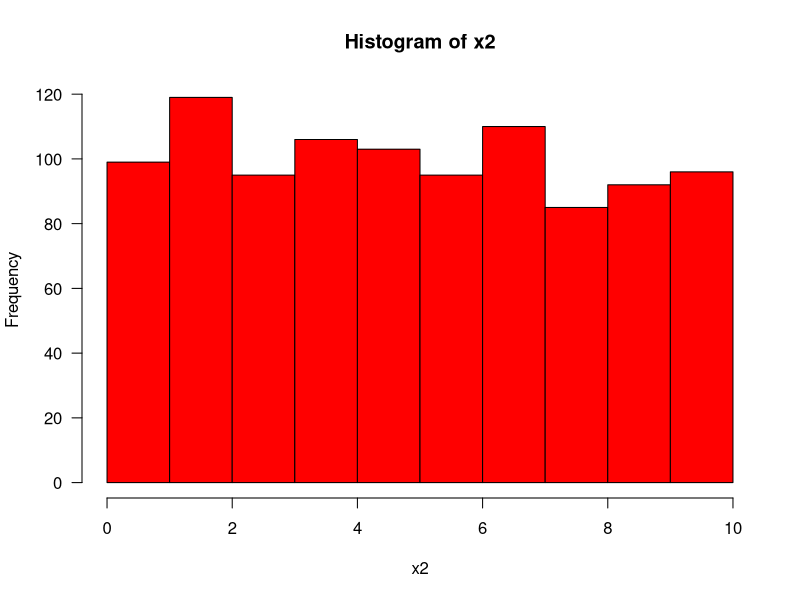
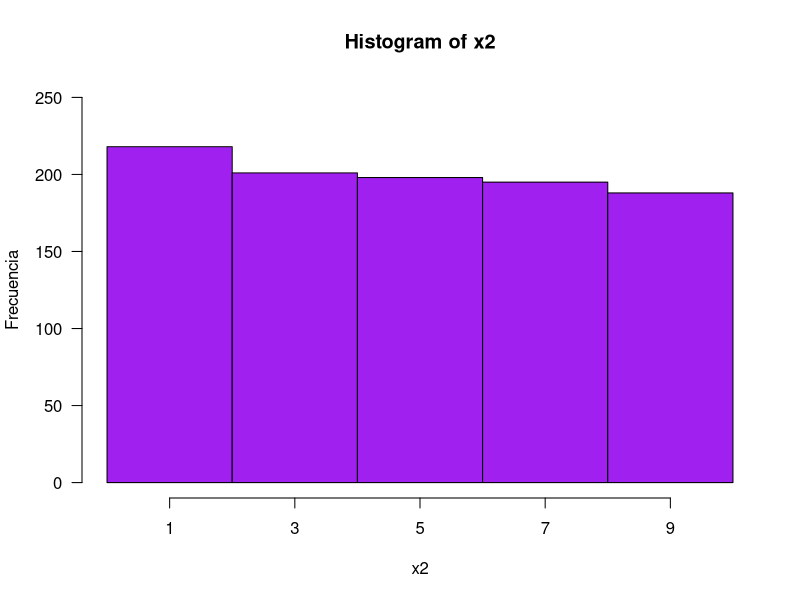
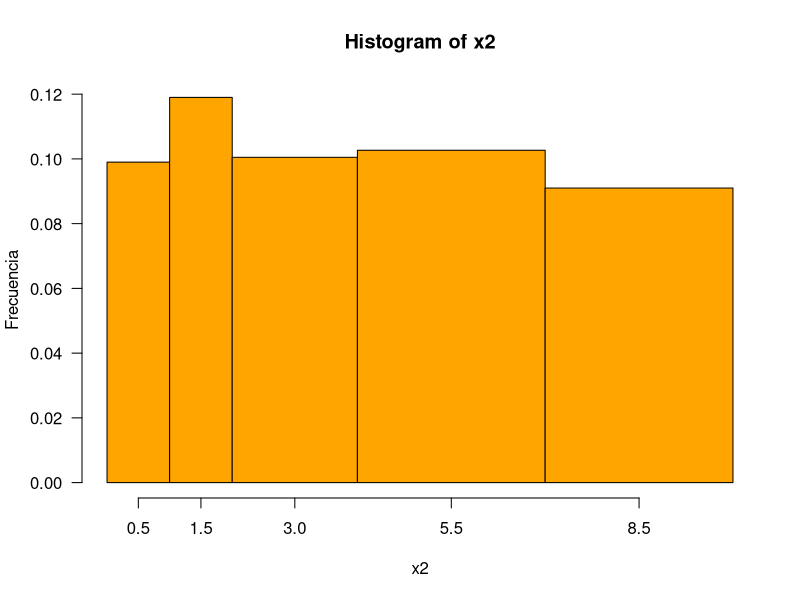
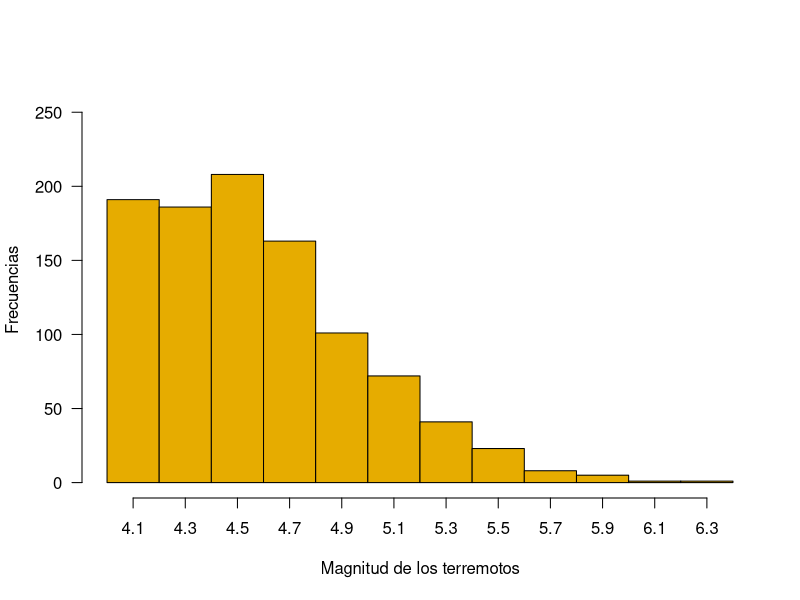
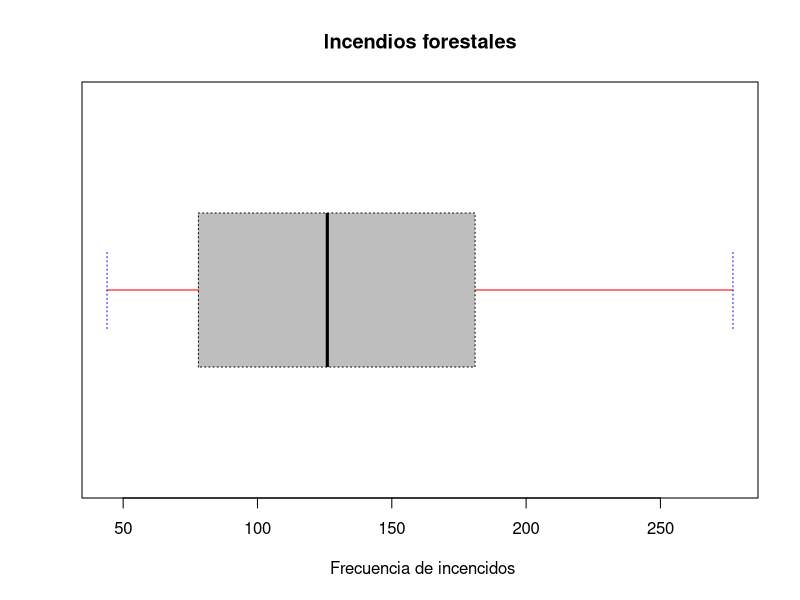

R code for these plots, in order:

# Problema 1 --------------------------------------------------------------

set.seed (9875) 
size <- 1000
x2 <- round (runif (n = size, min = 0, max = 10), 2)

size_m <- hist (x2, las= 1, col= "red") 
size_m

size_m$breaks 

size_m1 <- hist(x2, xaxt = "n", breaks = c(0, 2, 4, 6, 8, 10), col = "purple",
                   ylab = "Frecuencia", las = 1, ylim = c(0, 250)) 

axis(1,size_m1$mids) 

size_m2 <- hist(x2, xaxt = "n", breaks = c(0, 1, 2, 4, 7, 10), col = "orange",
                ylab = "Frecuencia", las = 1) 
axis(1, size_m2$mids)


# Problema 2 --------------------------------------------------------------

#a. ¿Cuál distribución parece estar sesgada a la derecha? R= A

#b. ¿Cuál distribución parece estar sesgada a la izquierda? R= D

#c. ¿Cuál distribución parece ser simétrica o en forma de “campana”? R= C

#d. ¿Cuál distribución parece ser bimodal? R= B

#e. ¿Cuál distribución parece mostrar una falta de intervalos? R= C


# Problema 3 --------------------------------------------------------------

data(quakes) 

mags <- hist(quakes$mag, xaxt = "n",
             col = "#e6ac00", xlab="Magnitud de los terremotos",
             ylab= "Frecuencias",
             main = "",
             las = 1,
             ylim = c(0,260))
axis(1, mags$mids)


#a. ¿Cómo describiría la forma de esta distribución de las magnitudes de los terremotos?
#R= Se encuentra Sesgada a la derecha

#b. Mencione un intervalo donde ocurren tipicamente las magnitudes.
#R= el intervalo de 4.5

#c. Determine el rango de las magnitudes (Range = Max - Min).
#R= 2.4  (siendo de 4 - 6.4)

max(quakes$mag)
min(quakes$mag)

range = (max(quakes$mag) - min(quakes$mag)) 
range
#d. ¿Qué porcentaje de los terremotos ocurren con magnitud en la clase 5.3 (5.1 : 5.4)?
#R= 2.1%

library(dplyr)
magnitud <- quakes%>% filter(mag =="5.3")
porc_5.3 <- (length(magnitud$mag)/length(quakes$mag))*100
porc_5.3

#e. ¿Qué porcentaje de los terremotos tiene una magnitud igual o mayor a 5.0?
#R= 19.8%

magnitud <- quakes%>% filter(mag >="5")
porc_5 <- (length(magnitud$mag)/length(quakes$mag))*100
porc_5

#f. ¿Qué porcentaje de los terremotos tienen una magnitud menor o igual a 4.6?#
#R= 58.5%

magnitud <- quakes%>% filter(mag <="4.6")
porc_4.6 <- (length(magnitud$mag)/length(quakes$mag))*100
porc_4.6


# Problema 4 --------------------------------------------------------------

# ¿Qué porcentaje de las observaciones en una distribución se encuentran entre el primer y el tercer cuartil?

#R= b) 50 % 

# Problema 5 --------------------------------------------------------------


#a. ¿Cuál especie tiene el diámetro más pequeño? R= La especie C


#b. ¿Cuál especie tiene el diámetro más grande? R= La especie F


#c. ¿Cuál especie tiene el diámetro mínimo más alto? R= La especie F


#d. ¿Cuál especie tiene la mediana de diámetro más pequeña? R= La especie C


#e. ¿Cuál especie tiene la mediana de diámetro mas grande? R= La especie H


#f. ¿Cuál especie tiene el menor rango de diámetro? R= La especie F


#g. ¿Cuál especie tiene el rango intercuantil (Q3-Q1) más grande? R= La especie C


#h. ¿Cuál especie tiene el rango intercuantil (Q3-Q1) más pequeño? R= La especie F


#i. ¿Cuál especie tiene una distribución simétrica? R= La especie H


#j. ¿Cuál especie tiene el sesgo positivo (ver Fig. 2) más marcado ? R= La especie F



# Problema 6 --------------------------------------------------------------

fires <- c(78, 44, 47, 105, 126, 181, 277, 210, 155) 
fires

# valor mínimo
min (fires)

# Valor máximo
max (fires)

# Rango
range = (max(fires) - min(fires))
range

#Quantile 1
quantile (fires, 0.25)

# Quantile 2
quantile (fires, 0.50)

# Quantile 3
quantile (fires, 0.75) 

# Media
mean (fires)

# Varianza
var (fires)

# Desviación estándar
sd (fires)


# Boxplot personalizado 

# Horizontal = Orientación 
# Main = Titulo 
# Xlab= Nombre eje x
# Col= color de la caja
# whisklty = Tipo de linea de los bigotes
# Whiskcol =  Color de bigotes
# Staplelty = Tipo linea de barras
# Staplecol = Color linea de barras
# Border = Color del borde
# Boxtly = Tipo de línea de la caja

boxplot(fires, horizontal= TRUE, main = "Incendios forestales",
        xlab = " Frecuencia de incencidos" , col = "gray", 
        whisklty= 1, whiskcol = "red", staplelty = 3,
        staplecol = "blue" , border = "black", boxlty = 3)


        